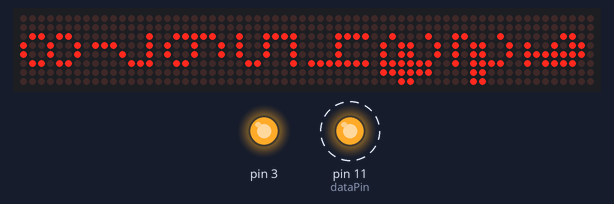
A sketch run on a simulated Arduino Uno, built with avr-gcc and run on an emulated ATmega328P. Parts: 64×8 LED matrix, output pins drawn as LEDs (lit = HIGH). Dashed ring = blinking. Pins used as bus, display or sensor lines are not drawn.

Above: at 0.3 s.
At 127.5 s:
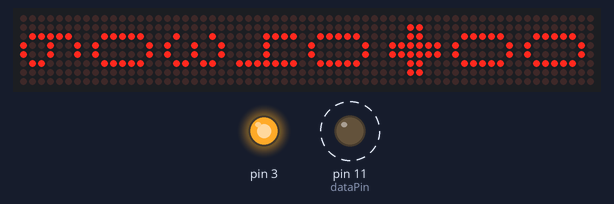
Timing chart, 0 to 130.0 s (numbered marks = the images above):
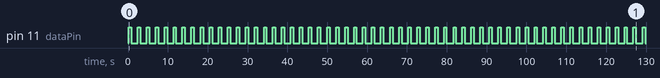

The sketch:

Infoboard_demo.ino
```cpp
#include "LedDefines.h"
#include "LedControl.h"


int car1phase, car2phase, car3phase, car4phase = 0;
int co2saved, pvpower, gridpower, gridphases = 0;

LedControl lc=LedControl(2,4,5,13);

unsigned long lastupdate = 0;
unsigned long matrixupdate = 0;

int pv_increment = 0;

int dataPin = 11;
int latchPin = 12;
int clockPin = 13;

bool pv[33];


void set_led_matrices(void);
void drawDigit(int digit, int x, int y, int display);
void update_leds();


void setup() {
  Serial.begin(115200);

  pinMode(latchPin, OUTPUT);
  pinMode(dataPin, OUTPUT);
  pinMode(clockPin, OUTPUT);
  pinMode(1, OUTPUT);
  pinMode(3, OUTPUT);

  //Set display brightness, 13 pieces
  for(int i=0;i<13;i++)
  {
      lc.shutdown(i,false);
      lc.setIntensity(i,8);
      lc.clearDisplay(i);
  }
  for(int i=0; i<8; i++)
    drawDigit(i+1, 2, -1, i);
  for(int i=0; i<5; i++)
    drawDigit(i+9, 2, -1, i);


  for(int i=0;i<33;i++)
    pv[i] = false;

  pvpower = 63;
  gridpower = 32;
  co2saved = 40;

  digitalWrite(1, HIGH);
  digitalWrite(3, HIGH);

}

void loop() {

  unsigned long now = millis();
  if(now - lastupdate > 200)
  {
    lastupdate = now;
    update_leds();
  }
  if(now - matrixupdate > 15000)
  {
    set_led_matrices();
    matrixupdate = now;
  }

}

void update_leds()
{

   digitalWrite(latchPin, LOW);
 delay(1);
  digitalWrite(dataPin, 1);
  delay(1);
  digitalWrite(clockPin, HIGH);
  delay(1);
  digitalWrite(clockPin, LOW);
  delay(1);
    digitalWrite(latchPin, HIGH);
    delay(200);
     digitalWrite(latchPin, LOW);
 delay(1);
  digitalWrite(dataPin, 1);
  delay(1);
  digitalWrite(clockPin, HIGH);
  delay(1);
  digitalWrite(clockPin, LOW);
  delay(1);
    digitalWrite(latchPin, HIGH);
    delay(200);
     digitalWrite(latchPin, LOW);
 delay(1);
  digitalWrite(dataPin, 1);
  delay(1);
  digitalWrite(clockPin, HIGH);
  delay(1);
  digitalWrite(clockPin, LOW);
  delay(1);
    digitalWrite(latchPin, HIGH);

delay(200);
    for(int i = 0; i<8; i++)
{
 digitalWrite(latchPin, LOW);
 delay(1);
  digitalWrite(dataPin, 0);
  delay(1);
  digitalWrite(clockPin, HIGH);
  delay(1);
  digitalWrite(clockPin, LOW);
  delay(1);
    digitalWrite(latchPin, HIGH);

delay(200);
}

  //digitalWrite(latchPin, LOW);

// for (int i=0; i<34; i++)
//   pv[i] = false;
// pv[25] = true; pv[24] = true; pv[26] = true;
// pv[14] = true; pv[13] = true; pv[12] = true;
// pv[2] = true; pv[1] = true; pv[0] = true;


//   for(int i =0; i<34; i++)
//   {
//     digitalWrite(latchPin, LOW);

//       digitalWrite(dataPin, pv[i]);

//       digitalWrite(clockPin, HIGH);

//       digitalWrite(clockPin, LOW);

//   digitalWrite(latchPin, HIGH);
//   }
// delay(500);

// for (int i=0; i<34; i++)
//   pv[i] = false;
//   pv[25] = true; pv[27] = true; pv[26] = true;
// pv[14] = true; pv[13] = true; pv[15] = true;
// pv[2] = true; pv[1] = true; pv[3] = true;


//   for(int i =0; i<34; i++)
//   {
//     digitalWrite(latchPin, LOW);

//       digitalWrite(dataPin, pv[i]);

//       digitalWrite(clockPin, HIGH);

//       digitalWrite(clockPin, LOW);

//   digitalWrite(latchPin, HIGH);

//   }
//     delay(500);

  // for(int i = 0; i<11; i++)
  // {
  //   if ((i%11 == 0) || (i%11 == 1) || (i%2 == 1))
  //     pv[i] = true;
  //   else
  //     pv[i] = false;
  //       digitalWrite(latchPin, LOW);

  //     digitalWrite(dataPin, pv[i]);
  //     delay(1);
  //     digitalWrite(clockPin, HIGH);
  //     delay(1);
  //     digitalWrite(clockPin, LOW);

  // digitalWrite(latchPin, HIGH);
  // delay(200);


  // }
  // for(int i = 0; i<33; i++)
  // Serial.print(pv[i]);
  // Serial.println();

  // pv[3] = true;

  //  for(int i=0; i<33;i++)
  //   {
  //     if(pv[i])
  //       digitalWrite(dataPin, HIGH);
  //     else
  //       digitalWrite(dataPin, LOW);
  //     delay(1);
  //     digitalWrite(clockPin, HIGH);
  //     delay(1);
  //     digitalWrite(clockPin, LOW);
  //     delay(1);
  //   }

  //     digitalWrite(latchPin, HIGH);

  // for(int i = 0; i<11; i++)
  // {
  //   if(i%11 == 0 || i%11 == 1 || i%2 == 1)
  //     pv[i] = true;
  //   else
  //     pv[i] = false;
  // }
  // for(int i = 0; i<11; i++)
  // {
  //   if(i%11 == 0 || i%11 == 1 || i%2 == 1)
  //     pv[i] = true;
  //   else
  //     pv[i] = false;
  // }

  // for(int i=0; i<11; i++)
  // {
  //   pv[10-i] = pv[9-1];
  //   pv[21-i] = pv[20-i];
  //   pv[32-i] = pv[31-i];
  // }

  // if(pv_increment == 0)
  // {
  //   pv[0] = true;
  // }
  // else if(pv_increment == 1)
  // {
  //   pv[0] = true;
  //   pv[11] = true;
  // }
  // else if(pv_increment == 2)
  // {
  //   pv[0] = true;
  //   pv[11] = true;
  //   pv[22] = true;
  // }
  // else if(pv_increment == 3)
  // {
  //   pv[0] = false;
  //   pv[11] = true;
  //   pv[22] = true;
  // }
  // else if(pv_increment == 4)
  // {
  //   pv[0] = false;
  //   pv[11] = false;
  //   pv[22] = true;
  // }
  // else
  // {
  //   pv[0] = false;
  //   pv[11] = false;
  //   pv[22] = false;
  // }


    // for(int i=0; i<33;i++)
    // {
    //   pv[32-i] = pv[31-i];
    // }
    // if( ((pv_increment)%11 == 0))
    //   pv[0] = true;
    // else
    //   pv[0] = false;

    // for(int i=0; i<33;i++)
    // {
    //   digitalWrite(dataPin, pv[i]);
    //   delay(1);
    //   digitalWrite(clockPin, HIGH);
    //   delay(1);
    //   digitalWrite(clockPin, LOW);
    //   delay(1);
    // }
    // for(int j=0; j<33; j++)
    // {
    //   if( ((j+pv_increment)%10 == 1) || ((j+pv_increment)%10 == 2) || ((j+pv_increment)%10 == 3) )
    //   pv[j] = true;
    //   else
    //   pv[j] = false;
    //   digitalWrite(dataPin, pv[j]);
    //   digitalWrite(clockPin, HIGH);
    //   digitalWrite(clockPin, LOW);

    // digitalWrite(latchPin, HIGH);

    // }
  //     if(pv_increment == 1)
  //     digitalWrite(dataPin, HIGH);
  //     else
  //     digitalWrite(dataPin, LOW);
  //     delay(1);
  //     digitalWrite(clockPin, HIGH);
  //     delay(1);
  //     digitalWrite(clockPin, LOW);
  //     delay(1);
  // digitalWrite(latchPin, HIGH);
  pv_increment++;
  if (pv_increment == 11)
    pv_increment = 0;

}


void set_led_matrices()
{
  for(int i=0; i<13; i++)
    lc.clearDisplay(i);

  int carpower = pvpower - gridpower;
  if (carpower < 0)
    carpower = 0;

  if(pvpower < 10)
  {
    drawDigit(0,2,-1,pv_power_matrix0);
    drawDigit(0,2,-1,pv_power_matrix1);
    drawDigit(pvpower,2,-1,pv_power_matrix2);
  }
  else if(pvpower < 100)
  {
    drawDigit(0,2,-1,pv_power_matrix0);
    drawDigit((int)(pvpower/10),2,-1,pv_power_matrix1);
    drawDigit((pvpower%10),2,-1,pv_power_matrix2);

  }
  else
  {
    drawDigit((int)(pvpower/100),2,-1,pv_power_matrix0);
    drawDigit((int)(pvpower/10),2,-1,pv_power_matrix1);
    drawDigit((pvpower%10),2,-1,pv_power_matrix2);
  }

  if(gridpower < 0)
  {
    gridpower *= -1;
    drawDigit(10,0,0,grid_power_matrix0);
    //Write +- signs in grid_power_matrix0
  }
  else
    drawDigit(11,0,0,grid_power_matrix0);

  if(gridpower < 10)
  {
    drawDigit(0,2,-1,grid_power_matrix1);
    drawDigit(0,2,-1,grid_power_matrix2);
    drawDigit(gridpower,2,-1,grid_power_matrix3);
  }
  else if(gridpower < 100)
  {
    drawDigit(0,2,-1,grid_power_matrix1);
    drawDigit((int)(gridpower/10),2,-1,grid_power_matrix2);
    drawDigit((gridpower%10),2,-1,grid_power_matrix3);

  }
  else
  {
    drawDigit((int)(gridpower/100),2,-1,grid_power_matrix1);
    drawDigit((int)(gridpower/10),2,-1,grid_power_matrix2);
    drawDigit((gridpower%10),2,-1,grid_power_matrix3);
  }

  if(carpower < 10)
  {
    drawDigit(0,2,-1,car_power_matrix0);
    drawDigit(0,2,-1,car_power_matrix1);
    drawDigit(carpower,2,-1,car_power_matrix2);
  }
  else if(carpower < 100)
  {
    drawDigit(0,2,-1,car_power_matrix0);
    drawDigit((int)(carpower/10),2,-1,car_power_matrix1);
    drawDigit((carpower%10),2,-1,car_power_matrix2);

  }
  else
  {
    drawDigit((int)(carpower/100),2,-1,car_power_matrix0);
    drawDigit((int)(carpower/10),2,-1,car_power_matrix1);
    drawDigit((carpower%10),2,-1,car_power_matrix2);
  }

  if(co2saved < 10)
  {
    drawDigit(0,2,-1,co2_saved_matrix0);
    drawDigit(0,2,-1,co2_saved_matrix1);
    drawDigit(co2saved,2,-1,co2_saved_matrix2);
  }
  else if(co2saved < 100)
  {
    drawDigit(0,2,-1,co2_saved_matrix0);
    drawDigit((int)(co2saved/10),2,-1,co2_saved_matrix1);
    drawDigit((co2saved%10),2,-1,co2_saved_matrix2);

  }
  else
  {
    drawDigit((int)(co2saved/100),2,-1,co2_saved_matrix0);
    drawDigit((int)(co2saved/10),2,-1,co2_saved_matrix1);
    drawDigit((co2saved%10),2,-1,co2_saved_matrix2);
  }


}

void drawDigit(int digit, int x, int y, int display)
{
  switch (digit)
  {
    case 0:
      lc.setLed( display, 1+x, 7+y,  1 );
      lc.setLed( display, 2+x, 7+y,  1 );
      lc.setLed( display, 0+x, 6+y,  1 );
      lc.setLed( display, 3+x, 6+y,  1 );
      lc.setLed( display, 0+x, 5+y,  1 );
      lc.setLed( display, 3+x, 5+y,  1 );
      lc.setLed( display, 0+x, 4+y,  1 );
      lc.setLed( display, 3+x, 4+y,  1 );
      lc.setLed( display, 0+x, 3+y,  1 );
      lc.setLed( display, 3+x, 3+y,  1 );
      lc.setLed( display, 0+x, 2+y,  1 );
      lc.setLed( display, 3+x, 2+y,  1 );
      lc.setLed( display, 1+x, 1+y,  1 );
      lc.setLed( display, 2+x, 1+y,  1 );
      break;

    case 1:
      lc.setLed( display, 2+x, 7+y,  1 );
      lc.setLed( display, 1+x, 6+y,  1 );
      lc.setLed( display, 2+x, 6+y,  1 );
      lc.setLed( display, 2+x, 5+y,  1 );
      lc.setLed( display, 2+x, 4+y,  1 );
      lc.setLed( display, 2+x, 3+y,  1 );
      lc.setLed( display, 2+x, 2+y,  1 );
      lc.setLed( display, 1+x, 1+y,  1 );
      lc.setLed( display, 2+x, 1+y,  1 );
      lc.setLed( display, 3+x, 1+y,  1 );
      break;

    case 2:
      lc.setLed( display, 1+x, 7+y,  1 );
      lc.setLed( display, 2+x, 7+y,  1 );
      lc.setLed( display, 0+x, 6+y,  1 );
      lc.setLed( display, 3+x, 6+y,  1 );
      lc.setLed( display, 3+x, 5+y,  1 );
      lc.setLed( display, 2+x, 4+y,  1 );
      lc.setLed( display, 1+x, 3+y,  1 );
      lc.setLed( display, 0+x, 2+y,  1 );
      lc.setLed( display, 0+x, 1+y,  1 );
      lc.setLed( display, 1+x, 1+y,  1 );
      lc.setLed( display, 2+x, 1+y,  1 );
      lc.setLed( display, 3+x, 1+y,  1 );
      break;

    case 3:
      lc.setLed( display, 1+x, 7+y,  1 );
      lc.setLed( display, 2+x, 7+y,  1 );
      lc.setLed( display, 0+x, 6+y,  1 );
      lc.setLed( display, 3+x, 6+y,  1 );
      lc.setLed( display, 3+x, 5+y,  1 );
      lc.setLed( display, 2+x, 4+y,  1 );
      lc.setLed( display, 1+x, 4+y,  1 );
      lc.setLed( display, 3+x, 3+y,  1 );
      lc.setLed( display, 0+x, 2+y,  1 );
      lc.setLed( display, 3+x, 2+y,  1 );
      lc.setLed( display, 1+x, 1+y,  1 );
      lc.setLed( display, 2+x, 1+y,  1 );
      break;

    case 4:
      lc.setLed( display, 0+x, 7+y,  1 );
      lc.setLed( display, 3+x, 7+y,  1 );
      lc.setLed( display, 0+x, 6+y,  1 );
      lc.setLed( display, 3+x, 6+y,  1 );
      lc.setLed( display, 0+x, 5+y,  1 );
      lc.setLed( display, 3+x, 5+y,  1 );
      lc.setLed( display, 0+x, 4+y,  1 );
      lc.setLed( display, 1+x, 4+y,  1 );
      lc.setLed( display, 2+x, 4+y,  1 );
      lc.setLed( display, 3+x, 4+y,  1 );
      lc.setLed( display, 3+x, 3+y,  1 );
      lc.setLed( display, 3+x, 2+y,  1 );
      lc.setLed( display, 3+x, 1+y,  1 );
      break;

    case 5:
      lc.setLed( display, 0+x, 7+y,  1 );
      lc.setLed( display, 1+x, 7+y,  1 );
      lc.setLed( display, 2+x, 7+y,  1 );
      lc.setLed( display, 3+x, 7+y,  1 );
      lc.setLed( display, 0+x, 6+y,  1 );
      lc.setLed( display, 0+x, 5+y,  1 );
      lc.setLed( display, 0+x, 4+y,  1 );
      lc.setLed( display, 1+x, 4+y,  1 );
      lc.setLed( display, 2+x, 4+y,  1 );
      lc.setLed( display, 3+x, 3+y,  1 );
      lc.setLed( display, 3+x, 2+y,  1 );
      lc.setLed( display, 0+x, 1+y,  1 );
      lc.setLed( display, 1+x, 1+y,  1 );
      lc.setLed( display, 2+x, 1+y,  1 );
      break;

    case 6:
      lc.setLed( display, 1+x, 7+y,  1 );
      lc.setLed( display, 2+x, 7+y,  1 );
      lc.setLed( display, 0+x, 6+y,  1 );
      lc.setLed( display, 0+x, 5+y,  1 );
      lc.setLed( display, 0+x, 4+y,  1 );
      lc.setLed( display, 1+x, 4+y,  1 );
      lc.setLed( display, 2+x, 4+y,  1 );
      lc.setLed( display, 0+x, 3+y,  1 );
      lc.setLed( display, 3+x, 3+y,  1 );
      lc.setLed( display, 0+x, 2+y,  1 );
      lc.setLed( display, 3+x, 2+y,  1 );
      lc.setLed( display, 1+x, 1+y,  1 );
      lc.setLed( display, 2+x, 1+y,  1 );
      break;

    case 7:
      lc.setLed( display, 0+x, 7+y,  1 );
      lc.setLed( display, 1+x, 7+y,  1 );
      lc.setLed( display, 2+x, 7+y,  1 );
      lc.setLed( display, 3+x, 7+y,  1 );
      lc.setLed( display, 3+x, 6+y,  1 );
      lc.setLed( display, 3+x, 5+y,  1 );
      lc.setLed( display, 2+x, 4+y,  1 );
      lc.setLed( display, 1+x, 3+y,  1 );
      lc.setLed( display, 1+x, 2+y,  1 );
      lc.setLed( display, 1+x, 1+y,  1 );
      break;

    case 8:
      lc.setLed( display, 1+x, 7+y,  1 );
      lc.setLed( display, 2+x, 7+y,  1 );
      lc.setLed( display, 0+x, 6+y,  1 );
      lc.setLed( display, 3+x, 6+y,  1 );
      lc.setLed( display, 0+x, 5+y,  1 );
      lc.setLed( display, 3+x, 5+y,  1 );
      lc.setLed( display, 1+x, 4+y,  1 );
      lc.setLed( display, 2+x, 4+y,  1 );
      lc.setLed( display, 0+x, 3+y,  1 );
      lc.setLed( display, 3+x, 3+y,  1 );
      lc.setLed( display, 0+x, 2+y,  1 );
      lc.setLed( display, 3+x, 2+y,  1 );
      lc.setLed( display, 1+x, 1+y,  1 );
      lc.setLed( display, 2+x, 1+y,  1 );
      break;

    case 9:
      lc.setLed( display, 1+x, 7+y,  1 );
      lc.setLed( display, 2+x, 7+y,  1 );
      lc.setLed( display, 0+x, 6+y,  1 );
      lc.setLed( display, 3+x, 6+y,  1 );
      lc.setLed( display, 0+x, 5+y,  1 );
      lc.setLed( display, 3+x, 5+y,  1 );
      lc.setLed( display, 1+x, 4+y,  1 );
      lc.setLed( display, 2+x, 4+y,  1 );
      lc.setLed( display, 3+x, 4+y,  1 );
      lc.setLed( display, 3+x, 3+y,  1 );
      lc.setLed( display, 2+x, 2+y,  1 );
      lc.setLed( display, 1+x, 1+y,  1 );
      break;
        // minus sign (-)
    case 10:
      lc.setLed( display, 1+x, 3+y, 1);
      lc.setLed( display, 2+x, 3+y, 1);
      lc.setLed( display, 3+x, 3+y, 1);
      lc.setLed( display, 4+x, 3+y, 1);
      lc.setLed( display, 5+x, 3+y, 1);
      lc.setLed( display, 6+x, 3+y, 1);

      lc.setLed( display, 1+x, 4+y, 1);
      lc.setLed( display, 2+x, 4+y, 1);
      lc.setLed( display, 3+x, 4+y, 1);
      lc.setLed( display, 4+x, 4+y, 1);
      lc.setLed( display, 5+x, 4+y, 1);
      lc.setLed( display, 6+x, 4+y, 1);
      break;
    // plus sign (+)
    case 11:
      lc.setLed( display, 1+x, 3+y, 1);
      lc.setLed( display, 2+x, 3+y, 1);
      lc.setLed( display, 3+x, 3+y, 1);
      lc.setLed( display, 4+x, 3+y, 1);
      lc.setLed( display, 5+x, 3+y, 1);
      lc.setLed( display, 6+x, 3+y, 1);

      lc.setLed( display, 1+x, 4+y, 1);
      lc.setLed( display, 2+x, 4+y, 1);
      lc.setLed( display, 3+x, 4+y, 1);
      lc.setLed( display, 4+x, 4+y, 1);
      lc.setLed( display, 5+x, 4+y, 1);
      lc.setLed( display, 6+x, 4+y, 1);

      lc.setLed( display, 3+x, 6+y, 1);
      lc.setLed( display, 3+x, 5+y, 1);
      lc.setLed( display, 3+x, 2+y, 1);
      lc.setLed( display, 3+x, 1+y, 1);
      lc.setLed( display, 4+x, 6+y, 1);
      lc.setLed( display, 4+x, 5+y, 1);
      lc.setLed( display, 4+x, 2+y, 1);
      lc.setLed( display, 4+x, 1+y, 1);

      break;
    default:
      break;
  }
}
```

LedDefines.h
```cpp
#ifndef LEDDEFINES_H_
#define LEDDEFINES_H_

#define pv_power_matrix0 			3
#define pv_power_matrix1 			7
#define pv_power_matrix2 			11

#define grid_power_matrix0 			2
#define grid_power_matrix1			6
#define grid_power_matrix2			10
#define grid_power_matrix3			12

#define car_power_matrix0			1
#define car_power_matrix1			5
#define car_power_matrix2			9

#define co2_saved_matrix0			0
#define co2_saved_matrix1			4
#define co2_saved_matrix2			8


#define pv_start_led				0
#define pv_leds_lenght				33

#define intersection_start_led 		33
#define intersection_leds_lenght	15

#define car_start_led				48
#define car_leds_lenght				76

#define grid_start_led 				128
#define grid_leds_lenght			87


#endif /* LEDDEFINES_H_ */
```

Measured:
- by itself, pin 11 (dataPin): alternates HIGH for 0.61 s and LOW for 1.6 s
